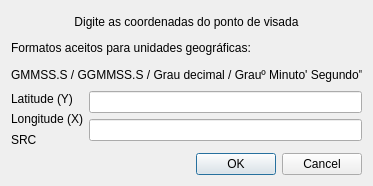
<?xml version="1.0" encoding="UTF-8"?>
<ui version="4.0">
 <class>Dialog</class>
 <widget class="QDialog" name="Dialog">
  <property name="geometry">
   <rect>
    <x>0</x>
    <y>0</y>
    <width>373</width>
    <height>186</height>
   </rect>
  </property>
  <property name="minimumSize">
   <size>
    <width>373</width>
    <height>186</height>
   </size>
  </property>
  <property name="maximumSize">
   <size>
    <width>373</width>
    <height>186</height>
   </size>
  </property>
  <property name="windowTitle">
   <string>Definir observador</string>
  </property>
  <property name="sizeGripEnabled">
   <bool>false</bool>
  </property>
  <property name="modal">
   <bool>true</bool>
  </property>
  <layout class="QVBoxLayout" name="verticalLayout_3">
   <item>
    <widget class="QLabel" name="label">
     <property name="text">
      <string>Digite as coordenadas do ponto de visada</string>
     </property>
     <property name="alignment">
      <set>Qt::AlignCenter</set>
     </property>
    </widget>
   </item>
   <item>
    <widget class="QLabel" name="label_5">
     <property name="text">
      <string>Formatos aceitos para unidades geográficas:</string>
     </property>
    </widget>
   </item>
   <item>
    <widget class="QLabel" name="label_6">
     <property name="text">
      <string>GMMSS.S / GGMMSS.S / Grau decimal / Grauº Minuto' Segundo&quot;</string>
     </property>
    </widget>
   </item>
   <item>
    <layout class="QHBoxLayout" name="horizontalLayout">
     <item>
      <layout class="QVBoxLayout" name="verticalLayout_2">
       <item>
        <widget class="QLabel" name="label_2">
         <property name="text">
          <string>Latitude (Y)</string>
         </property>
        </widget>
       </item>
       <item>
        <widget class="QLabel" name="label_3">
         <property name="text">
          <string>Longitude (X)</string>
         </property>
        </widget>
       </item>
       <item>
        <widget class="QLabel" name="label_4">
         <property name="text">
          <string>SRC</string>
         </property>
        </widget>
       </item>
      </layout>
     </item>
     <item>
      <layout class="QVBoxLayout" name="verticalLayout">
       <item>
        <widget class="QLineEdit" name="latitudeEdit">
         <property name="inputMask">
          <string/>
         </property>
         <property name="placeholderText">
          <string/>
         </property>
        </widget>
       </item>
       <item>
        <widget class="QLineEdit" name="longitudeEdit">
         <property name="inputMask">
          <string/>
         </property>
        </widget>
       </item>
       <item>
        <widget class="QgsProjectionSelectionWidget" name="projectionCombo">
         <property name="minimumSize">
          <size>
           <width>129</width>
           <height>0</height>
          </size>
         </property>
        </widget>
       </item>
      </layout>
     </item>
    </layout>
   </item>
   <item>
    <widget class="QDialogButtonBox" name="buttonBox">
     <property name="orientation">
      <enum>Qt::Horizontal</enum>
     </property>
     <property name="standardButtons">
      <set>QDialogButtonBox::Cancel|QDialogButtonBox::Ok</set>
     </property>
    </widget>
   </item>
  </layout>
 </widget>
 <customwidgets>
  <customwidget>
   <class>QgsProjectionSelectionWidget</class>
   <extends>QWidget</extends>
   <header>qgsprojectionselectionwidget.h</header>
  </customwidget>
 </customwidgets>
 <resources/>
 <connections>
  <connection>
   <sender>buttonBox</sender>
   <signal>accepted()</signal>
   <receiver>Dialog</receiver>
   <slot>accept()</slot>
   <hints>
    <hint type="sourcelabel">
     <x>248</x>
     <y>254</y>
    </hint>
    <hint type="destinationlabel">
     <x>157</x>
     <y>274</y>
    </hint>
   </hints>
  </connection>
  <connection>
   <sender>buttonBox</sender>
   <signal>rejected()</signal>
   <receiver>Dialog</receiver>
   <slot>reject()</slot>
   <hints>
    <hint type="sourcelabel">
     <x>316</x>
     <y>260</y>
    </hint>
    <hint type="destinationlabel">
     <x>286</x>
     <y>274</y>
    </hint>
   </hints>
  </connection>
 </connections>
</ui>
